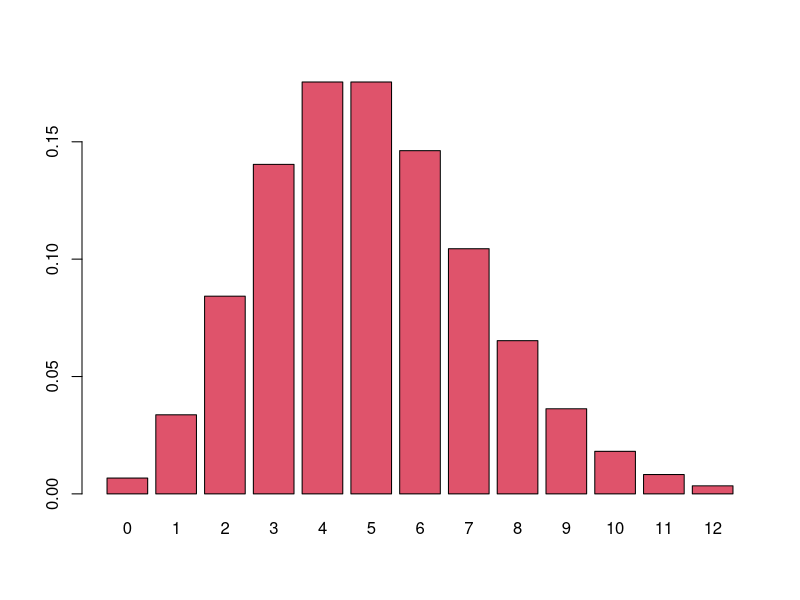
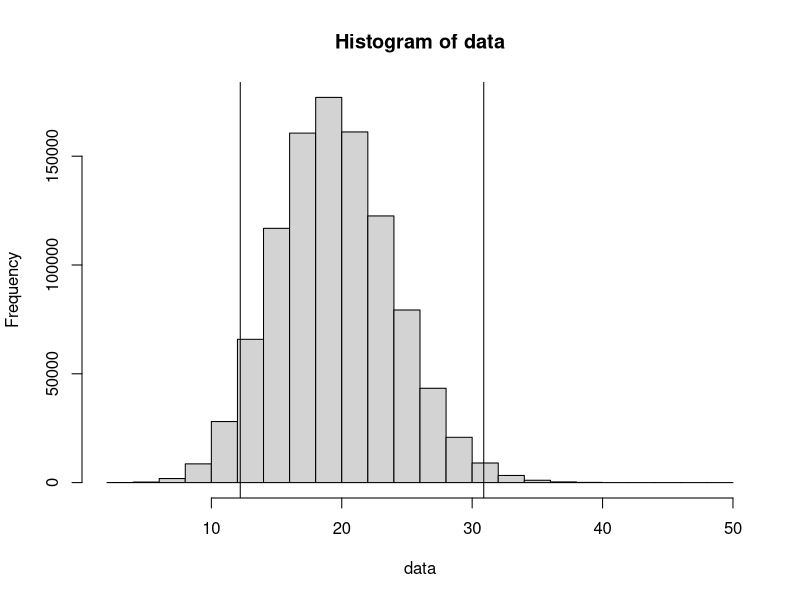

Reproduce these figures in R, in order.
## ---- chunk 1
knitr::opts_chunk$set(echo = TRUE)
library(tidyverse)
## ---- chunk 2
e <- exp(1)
((e^-2)*(2^3))/factorial(3)
## ---- chunk 3
dpois(x = 3, lambda = 2)
## ---- chunk 4
dpois(x = 0:12, lambda = 10^4 * 5 * 10^-4) |>
  barplot(names.arg = 0:12, col = 2)
## ---- chunk 5
set.seed(1984)
n <- 1000000
data <- rpois(n, 20)
## ---- chunk 6
poisson_lower_tail <- function(n) {
   qchisq(0.025, 2*n)/2
}
poisson_upper_tail <- function(n) {
   qchisq(0.975, 2*(n+1))/2
}
## ---- chunk 7
poisson_lower_tail(20)
## ---- chunk 8
poisson_upper_tail(20)
## ---- chunk 9
table(data<poisson_lower_tail(20))
## ---- chunk 10
table(data>poisson_upper_tail(20))
## ---- chunk 11
(sum(data<poisson_lower_tail(20)) + sum(data>poisson_upper_tail(20))) * 100 / n
## ---- chunk 12
hist(data)
abline(v=poisson_lower_tail(20))
abline(v=poisson_upper_tail(20))
